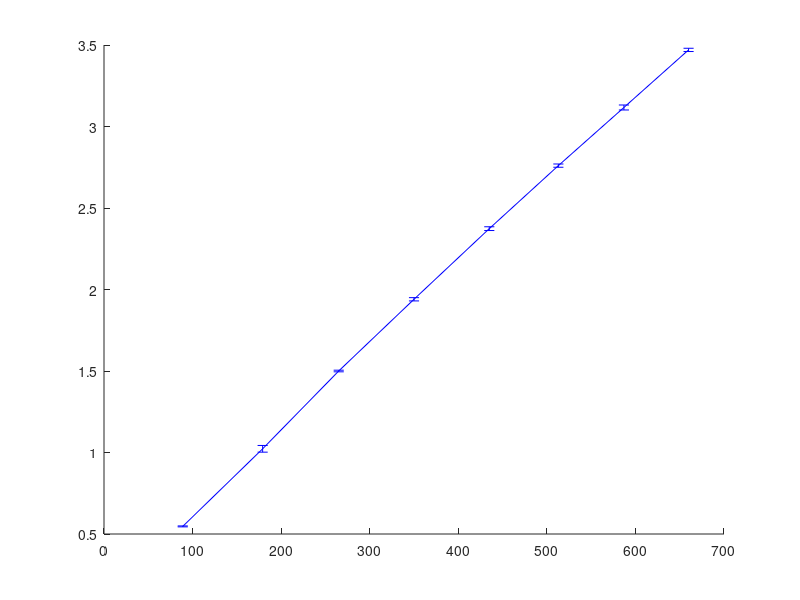

MATLAB code to generate this figure: (Note: this script raises an error after producing the figure.)
clear all
cd('D:\AMO\160926_TiSa LS Development\161006_Data Figures');
Current=[0.3
0.4
0.5
0.6
0.7
0.8
0.9
1
]';

Green=[88.9
179.1
265
350
435
513
587
660
];

Power_1micron_1=[0.55
1
1.5
1.93
2.36
2.75
3.1
3.46
];
Power_1micron_2=[0.545
1.028
1.495
1.94
2.38
2.77
3.12
3.47
];
Power_1micron_3=[0.545
1.04
1.505
1.95
2.38
2.76
3.13
3.48
];

Power_2micron_1=[0.515
0.973
1.42
1.825
2.21
2.56
2.9
3.22
];
Power_2micron_2=[0.545
1.02
1.478
1.91
2.33
2.715
3.05
3.37
];
Power_2micron_3=[0.525
1
1.44
1.86
2.28
2.65
2.97
3.31
];






Res_1micron_1=[24.843735
35.0475
51.335
67.3052
83.4904
98.9875
113.259
126.8694
];
Res_1micron_2=[17.02255
31.94492
45.79305
58.8766
73.1682
86.3403
99.4768
112.4133
];
Res_1micron_3=[18.62255
35.1256
51.27695
67.5605
83.9682
99.4564
113.4607
126.3972
];

Res_2micron_1=[25.07835
47.45347
68.2338
89.83425
113.6169
138.8534
157.656
186.1658
];
Res_2micron_2=[26.32255
50.8578
74.72042
102.4249
121.7487
144.12885
163.0895
181.5743
];
Res_2micron_3=[26.5975
50.89
74.3816
98.0054
121.6292
143.9335
165.2183
184.6709
];


Power_1micron_Mean=mean([Power_1micron_1 Power_1micron_2 Power_1micron_3],2);
Power_1micron_Error=std([Power_1micron_1 Power_1micron_2 Power_1micron_3],0,2);

Power_2micron_Mean=mean([Power_2micron_1 Power_2micron_2 Power_2micron_3],2);
Power_2micron_Error=std([Power_2micron_1 Power_2micron_2 Power_2micron_3],0,2);



Res_1micron_Mean=mean([Res_1micron_1 Res_1micron_2 Res_1micron_3],2);
Res_1micron_Error=std([Res_1micron_1 Res_1micron_2 Res_1micron_3],0,2);

Res_2micron_Mean=mean([Res_2micron_1 Res_2micron_2 Res_2micron_3],2);
Res_2micron_Error=std([Res_2micron_1 Res_2micron_2 Res_2micron_3],0,2);

figure('Position', [100, 100, 800, 500]);
errorbar(Green,Power_1micron_Mean,Power_1micron_Error,'-b','LineWidth',1.5);
xlabel('Pump Power After L1 (mW, 520nm)','fontsize',15);
ylabel('Ti:sapphire ASE (mW, 780nm)','fontsize',15);
hold on 
errorbar(Green,Power_2micron_Mean,Power_2micron_Error,'-g','LineWidth',1.5);
legend('Side Coating = 1 micron','Side Coating = 2 micron','Location','NorthWest')
title('Output Ti:sapphire Power (mW @780nm)','fontsize',15,'color','b')
set(gca,'fontsize',15)



figure('Position', [100, 100, 800, 500]);
errorbar(Green,Res_1micron_Mean,Res_1micron_Error,'-b','LineWidth',1.5);
xlabel('Pump Power After L1 (mW, 520nm)','fontsize',15);
ylabel('Residual Pump Power (mW, 520nm)','fontsize',15);
hold on 
errorbar(Green,Res_2micron_Mean,Res_2micron_Error,'-g','LineWidth',1.5);
legend('Side Coating = 1 micron','Side Coating = 2 micron','Location','NorthWest')
title('Residual Pump Power (mW @520nm)','fontsize',15,'color','b')
set(gca,'fontsize',15)